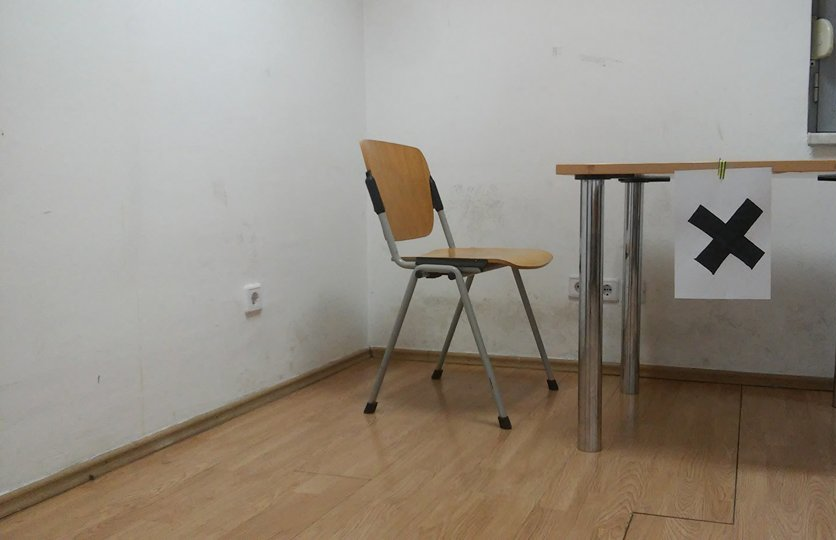
%> input picture slika1.png, 836 x 540 px
$ octave PRAROB_imgprocess_original.m   (GNU Octave 9; MATLAB toolbox functions it lacks are replaced by stand-ins)
%> lines starting %> are read from the running program, lines starting %| are printed output that depends on the picture; in (x1, y1, x2, y2) boxes, pixels count from 0 and x2, y2 are one past the last pixel; in counts of white or black regions, pixels touching at a corner belong together; the program's own positions count from 1
### norm_moment.m
function V=norm_moment(img,k,j)

   img_cent=regionprops(img,'centroid');
   V=calculate_central_moment(img,img_cent(1).Centroid,[k j])/(calculate_central_moment(img,img_cent(1).Centroid,[0 0])^((k+j+2)/2));
   % [5 lines of commented-out code are left out]
end

### calculate_central_moment.m
function [ output ] = calculate_central_moment( image, centroid, order )
%CALCULATE_CENTRAL_MOMENT Calculates central moment of a given order for an
%image
%   Parameter image should be a logical image (binary image)
%   Centroid is a 1D array of length 2, the first element is the x
%   coordinate of the centroid, the second element is the y coordinate of
%   the centroid
%   Order is a 1D array of length 2, the first element is the order of the
%   central moment along x axis, the second element is the order of the
%   central moment along y axis
    x_c = centroid(1);
    y_c = centroid(2);

    order_x = order(1);
    order_y = order(2);

    [rows, cols] = size(image);

    sum = 0;
    for i=1:rows
        for j=1:cols
            if image(i,j) > 0
                sum = sum + ((j - x_c)^order_x)*((i - y_c)^order_y);
            end
        end
    end

    output = sum;
end

### inv_moment.m
function I2=inv_moment(img)
   %I1=norm_moment(img,2,0)+norm_moment(img,0,2);

   I2=(norm_moment(img,2,0)-norm_moment(img,0,2))^2 +(2*norm_moment(img,1,1))^2;
   %I3=(norm_moment(img,3,0)-3*norm_moment(img,1,2))^2 +(3*norm_moment(img,2,1)-norm_moment(img,0,3))^2;
   %I4=(norm_moment(img,3,0)+norm_moment(img,1,2))^2 +(norm_moment(img,2,1)+norm_moment(img,0,3))^2;
end

### PRAROB_imgprocess_original.m
%function [radni_prostor_xy rad_obj_xy drop_prostor_xy drop_obj_xy]= PRAROB_ingprocess()

% uzimanje slike
% % img = videoinput(뭓daptor name', deviceID,멹ormat');
clear all

stats_radni_prostor(1).BoundingBox(1)=350;
stats_radni_prostor(1).BoundingBox(2)=22;
stats_radni_prostor(1).BoundingBox(3)=657;
stats_radni_prostor(1).BoundingBox(4)=724;

stats_drop_prostor(1).BoundingBox(1)=17;
stats_drop_prostor(1).BoundingBox(2)=22;
stats_drop_prostor(1).BoundingBox(3)=333;
stats_drop_prostor(1).BoundingBox(4)=724;

stats_tot_prostor(1).BoundingBox(1)=17;
stats_tot_prostor(1).BoundingBox(2)=22;
stats_tot_prostor(1).BoundingBox(3)=990;
stats_tot_prostor(1).BoundingBox(4)=724;

% img = img_capture(10);
img = imread('slika1.PNG');
%> img is the input picture: size 540x836x3 uint8; mean R, G, B 151.1, 143.6, 133.3
%whos img

%filtirranje zona na binarne like
%radna povrsina


img_hsv=rgb2hsv(img);
%> img_hsv: size 540x836x3 double; mean H, S, V 0.203, 0.159, 0.596
figure(10);imshow(img);
hue_lower= 0;
hue_upper= 0.40;
sat_lower=0.1;
struct_element = strel('disk',5);

diff_img_rad = imcrop(img,stats_radni_prostor(1).BoundingBox);
diff_img_rad = imsubtract(diff_img_rad(:,:,1),rgb2gray(diff_img_rad));
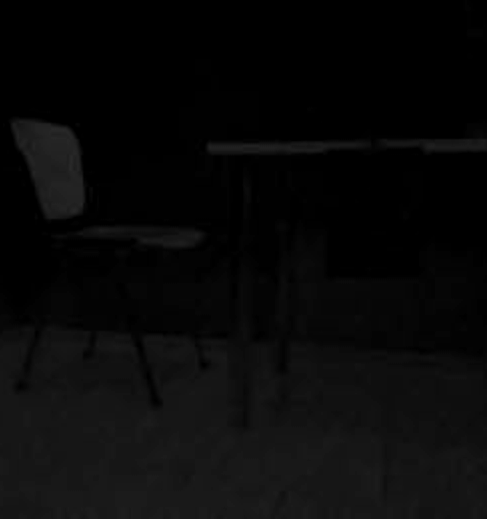
%> diff_img_rad: size 519x487 uint8; min 0, max 41, mean 8.6
diff_img_rad = medfilt2(diff_img_rad, [5 5]);
diff_img_rad = imerode(diff_img_rad, struct_element);
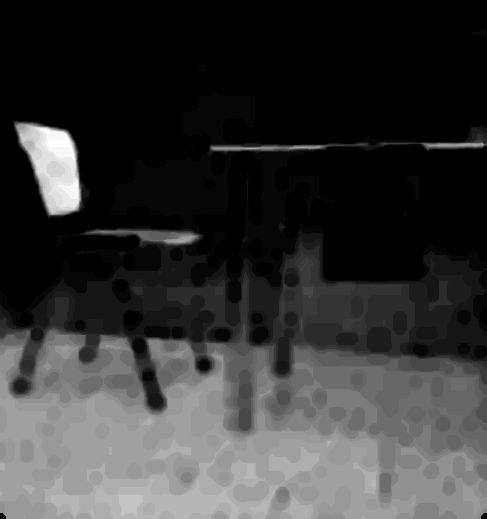
%> diff_img_rad: size 519x487 uint8; min 0, max 35, mean 7.4; drawn with min black and max white
diff_img_rad = im2bw(diff_img_rad,0.15);
%> diff_img_rad: size 519x487 logical; every value is 0


diff_img_drop = imcrop(img_hsv,stats_drop_prostor(1).BoundingBox);
%> diff_img_drop: size 519x334x3 double; mean H, S, V 0.231, 0.111, 0.666

diff_img_drop = (diff_img_drop(:,:,3) > 0.7);
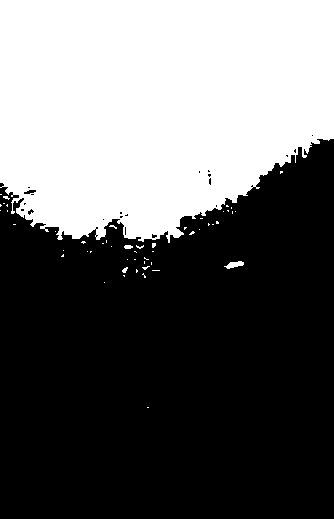
%> diff_img_drop: size 519x334 logical; 39.9% white; 52 white regions (48 under 20 px), largest, box (x1, y1, x2, y2) and area: (0, 0, 334, 243) 68840, (224, 261, 244, 269) 90, (124, 245, 133, 249) 30, (122, 267, 128, 273) 22
diff_img_drop = medfilt2(diff_img_drop);
%> diff_img_drop: size 519x334 logical; 39.9% white; 18 white regions (14 under 20 px), largest, box (x1, y1, x2, y2) and area: (0, 0, 334, 242) 68885, (226, 261, 244, 269) 87, (124, 245, 132, 249) 28, (122, 267, 128, 273) 20
diff_img_drop = imdilate(diff_img_drop, struct_element);
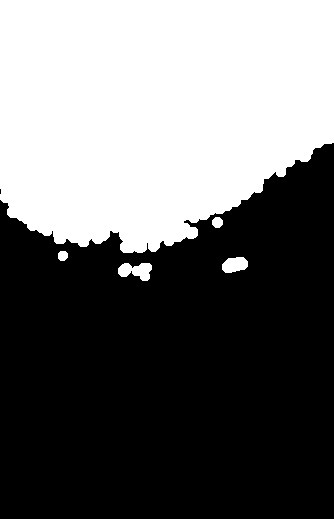
%> diff_img_drop: size 519x334 logical; 42.2% white; 5 white regions, box (x1, y1, x2, y2) and area: (0, 0, 334, 253) 72183, (118, 263, 152, 281) 410, (222, 257, 248, 273) 323, (212, 217, 223, 228) 97, (58, 251, 68, 261) 85
diff_img_drop = im2bw(diff_img_drop,0.18);
diff_img_drop = imcomplement(diff_img_drop);
%> diff_img_drop: size 519x334 logical; 57.8% white; 5 black regions

figure(7);imshow(diff_img_rad);
figure(8);imshow(diff_img_drop);

% [37 lines of commented-out code are left out]
centar_pix_x=512;
centar_pix_y=746;

pix2mm_x=0.29;
pix2mm_y=0.30;


%obrada radnih objekata
figure(3)

stats_rad_obj=regionprops(diff_img_rad,'BoundingBox','Centroid');
%> stats_rad_obj = 0 regions
stats_rad_obj
%> stats_rad_obj = 0 regions
imshow(diff_img_rad);
hold on
rad_obj_xy=struct(stats_rad_obj);
%> rad_obj_xy = 0 regions
for object = 1:length(stats_rad_obj)
    bb = stats_rad_obj(object).BoundingBox;
    bc = stats_rad_obj(object).Centroid;
    rad_obj_xy(object).Centroid(1)=(stats_rad_obj(object).Centroid(1)+stats_radni_prostor(1).BoundingBox(1)-centar_pix_x)*pix2mm_x;
    rad_obj_xy(object).Centroid(2)=-(stats_rad_obj(object).Centroid(2)+stats_radni_prostor(1).BoundingBox(2)-centar_pix_y)*pix2mm_y;

    img_rad_obj_arr=imcrop(diff_img_rad,stats_rad_obj(object).BoundingBox);
    rad_obj_invm(object)=inv_moment(img_rad_obj_arr);
    object
    rad_obj_invm(object)

    rectangle('Position',bb,'EdgeColor','g','LineWidth',2)
    plot(bc(1),bc(2), '-m+')
    a=text(bc(1)+15,bc(2), strcat('X: ', num2str(round(bc(1))), 'G: ', num2str(round(bc(2)))));
    set(a, 'FontName', 'Arial', 'FontWeight', 'bold', 'FontSize', 12, 'Color', 'green');
end
%> this loop made 0 passes
hold off

%obrada drop lokacija
figure(4)
img_drop_obj=diff_img_drop;
stats_drop_obj=regionprops(img_drop_obj,'BoundingBox','Centroid');
%> stats_drop_obj = 2 regions; box (x1, y1, x2, y2) and Centroid: (0, 189, 1, 194) [1 192], (0, 143, 334, 519) [175.3 367.3]

stats_drop_obj
imshow(img_drop_obj);
hold on
drop_obj_xy=struct(stats_drop_obj);
%> drop_obj_xy has the same summary as stats_drop_obj
for object = 1:length(stats_drop_obj)
    bb = stats_drop_obj(object).BoundingBox;
    bc = stats_drop_obj(object).Centroid;
    drop_obj_xy(object).Centroid(1)=(stats_drop_obj(object).Centroid(1)+stats_drop_prostor(1).BoundingBox(1)-centar_pix_x)*pix2mm_x;
    drop_obj_xy(object).Centroid(2)=-(stats_drop_obj(object).Centroid(2)+stats_drop_prostor(1).BoundingBox(2)-centar_pix_y)*pix2mm_y;

    img_drop_obj_arr=imcrop(diff_img_drop,stats_drop_obj(object).BoundingBox);
    drop_obj_invm(object)=inv_moment(img_drop_obj_arr);
    object
    drop_obj_invm(object)

    rectangle('Position',bb,'EdgeColor','g','LineWidth',2)
    plot(bc(1),bc(2), '-m+')
    a=text(bc(1)+15,bc(2), strcat('X: ', num2str(round(bc(1))), 'G: ', num2str(round(bc(2)))));
    set(a, 'FontName', 'Arial', 'FontWeight', 'bold', 'FontSize', 12, 'Color', 'green');
end
%> this loop made 2 passes
%> (bb, bc) on passes 1 to 2: ([0.5 189.5 1 5], [1 192]), ([0.5 143.5 334 376], [175.3 367.3])
%> pass 2, `img_drop_obj_arr=imcrop(diff_img_drop,stats_drop_obj(object).BoundingB..`:
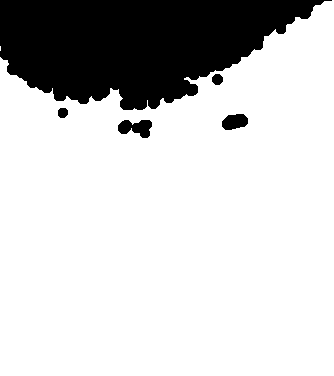
%> img_drop_obj_arr: size 376x334 logical; 79.8% white; 5 black regions
%> after the loop, drop_obj_invm = [0.16 0.341]; drop_obj_xy = 2 regions; box (x1, y1, x2, y2) and Centroid: (0, 189, 1, 194) [-143.3 159.6], (0, 143, 334, 519) [-92.7 107]
%> after the loop:
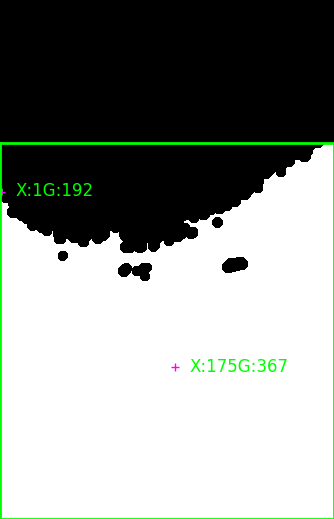
%> figure redrawn from the program's plot data
hold off


%transformacija iz [pix] u [mm] i ispis na graf
radni_prostor_xy=stats_radni_prostor;
radni_prostor_xy(1).BoundingBox(1)=(stats_radni_prostor(1).BoundingBox(1)-centar_pix_x)*pix2mm_x;
radni_prostor_xy(1).BoundingBox(2)=0;
radni_prostor_xy(1).BoundingBox(3)=stats_radni_prostor(1).BoundingBox(3)*pix2mm_x;
radni_prostor_xy(1).BoundingBox(4)=stats_radni_prostor(1).BoundingBox(4)*pix2mm_y;

drop_prostor_xy=stats_drop_prostor;
drop_prostor_xy(1).BoundingBox(1)=(stats_drop_prostor(1).BoundingBox(1)-centar_pix_x)*pix2mm_x;
drop_prostor_xy(1).BoundingBox(2)=0;
drop_prostor_xy(1).BoundingBox(3)=stats_drop_prostor(1).BoundingBox(3)*pix2mm_x;
drop_prostor_xy(1).BoundingBox(4)=stats_drop_prostor(1).BoundingBox(4)*pix2mm_y;

figure(5)
% xlim=[-180 180];
xlabel('X axis [mm]');
ylabel('Y axis [mm]');
% ylim=[-20 250];

title('WORKSPACE');
rectangle('Position',radni_prostor_xy(1).BoundingBox,'EdgeColor','r','LineWidth',2);
hold on
rectangle('Position',drop_prostor_xy(1).BoundingBox,'EdgeColor','b','LineWidth',2);
plot(0,0,'og');
grid on

for object =1:length(stats_rad_obj)
    rad_obj_xy(object).Centroid(1)=rad_obj_xy(object).Centroid(1);
    rad_obj_xy(object).Centroid(2)=rad_obj_xy(object).Centroid(2);
    drop_obj_xy(object).Centroid(1)=drop_obj_xy(object).Centroid(1);
    drop_obj_xy(object).Centroid(2)=drop_obj_xy(object).Centroid(2)
end

for object = 1:(length(stats_rad_obj))
    plot(rad_obj_xy(object).Centroid(1),rad_obj_xy(object).Centroid(2),'-m+');
    plot(drop_obj_xy(object).Centroid(1),drop_obj_xy(object).Centroid(2), '-m+');
    viscircles([rad_obj_xy(object).Centroid(1) rad_obj_xy(object).Centroid(2)],8,'LineWidth',1,'Color','g');
    viscircles([drop_obj_xy(object).Centroid(1) drop_obj_xy(object).Centroid(2)],8,'LineWidth',1,'Color','g');
    txt_w=strcat('Work object(',num2str(object),')');
    txt_d=strcat('Drop zone(',num2str(object),')');
    text(rad_obj_xy(object).Centroid(1)+10,rad_obj_xy(object).Centroid(2)+10,txt_w,'FontSize',10);
    text(drop_obj_xy(object).Centroid(1)+10,drop_obj_xy(object).Centroid(2)+10,txt_d,'FontSize',10);


end
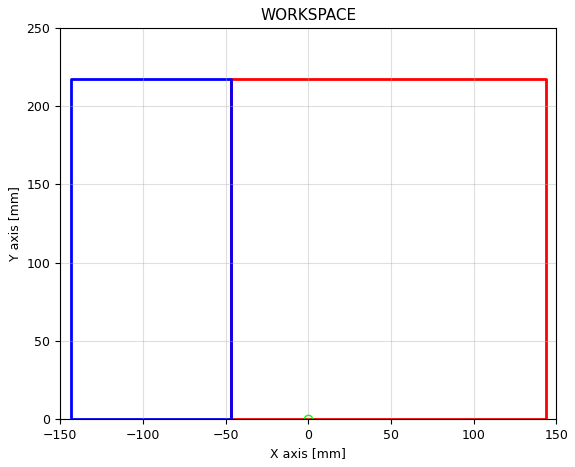
%> figure redrawn from the program's plot data
hold off


%end
